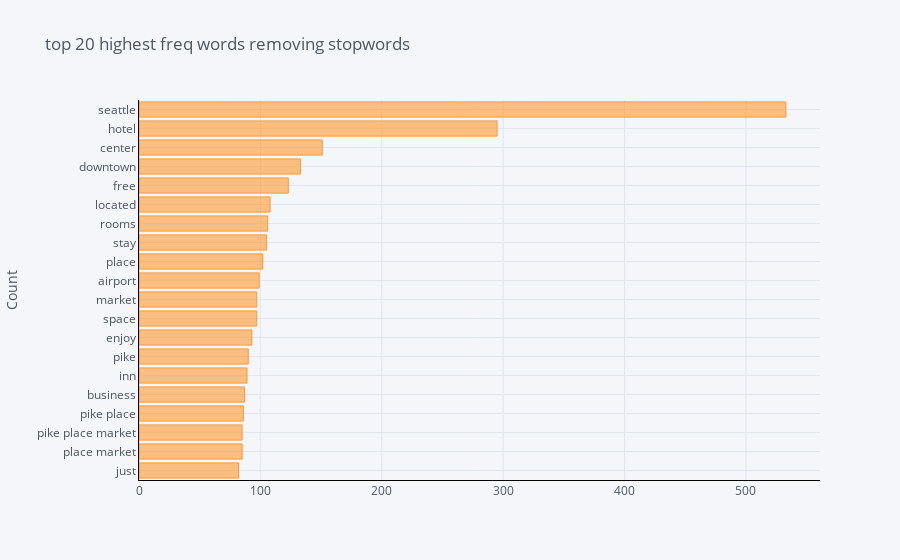

The notebook cell this image was saved under:
### Code cell
df1 = pd.DataFrame(common_words,columns=['desc','count'])
df1.groupby('desc').sum()['count'].sort_values().iplot(kind='barh',yTitle='Count',linecolor='black',title='top 20 highest freq words removing stopwords')

### Figure 1 — Plotly figure (JSON) as saved in the notebook; plotly's stock layout.template omitted (floating-point values rounded to 4 significant figures)
{"data": [{"marker": {"color": "rgba(255, 153, 51, 0.6)", "line": {"color": "rgba(255, 153, 51, 1.0)", "width": 1}}, "name": "count", "orientation": "h", "text": "", "type": "bar", "x": [82, 85, 85, 86, 87, 89, 90, 93, 97, 97, 99, 102, 105, 106, 108, 123, 133, 151, 295, 533], "y": ["just", "place market", "pike place market", "pike place", "business", "inn", "pike", "enjoy", "space", "market", "airport", "place", "stay", "rooms", "located", "free", "downtown", "center", "hotel", "seattle"]}], "layout": {"autosize": true, "legend": {"bgcolor": "#F5F6F9", "font": {"color": "#4D5663"}}, "paper_bgcolor": "#F5F6F9", "plot_bgcolor": "#F5F6F9", "title": {"font": {"color": "#4D5663"}, "text": "top 20 highest freq words removing stopwords"}, "xaxis": {"autorange": true, "gridcolor": "#E1E5ED", "linecolor": "black", "range": [0, 561.1], "showgrid": true, "tickfont": {"color": "#4D5663"}, "title": {"font": {"color": "#4D5663"}, "text": ""}, "type": "linear", "zerolinecolor": "#E1E5ED"}, "yaxis": {"autorange": true, "gridcolor": "#E1E5ED", "linecolor": "black", "range": [-0.5, 19.5], "showgrid": true, "tickfont": {"color": "#4D5663"}, "title": {"font": {"color": "#4D5663"}, "text": "Count"}, "type": "category", "zerolinecolor": "#E1E5ED"}}}
